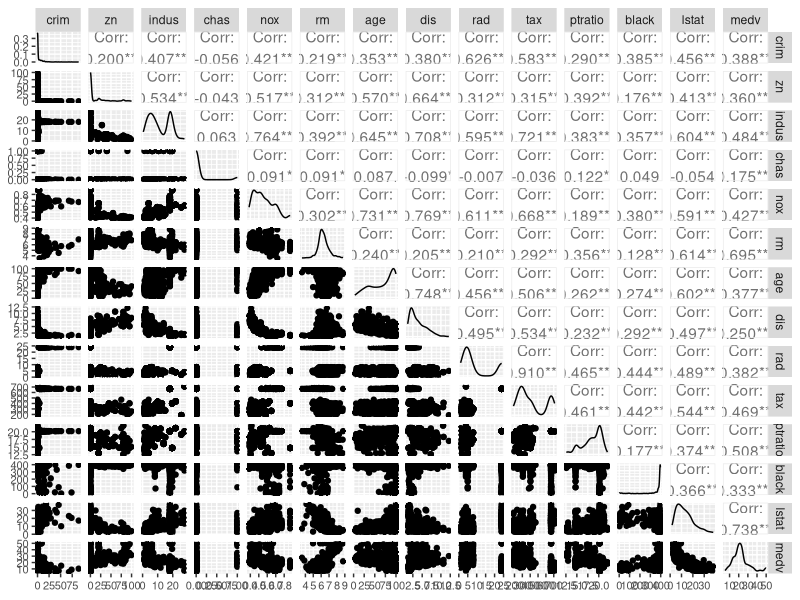
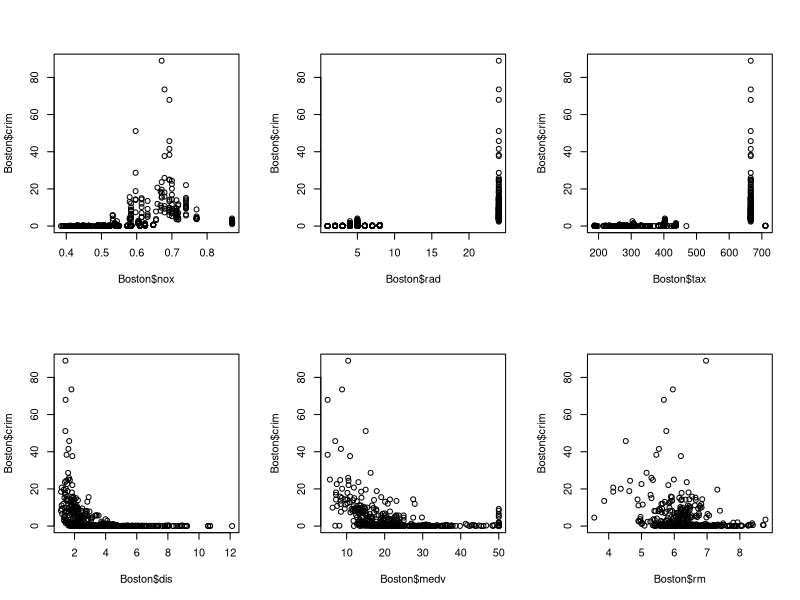

The R source for these figures, in order:
## ---- chunk 1
knitr::opts_chunk$set(echo = TRUE)
## ---- chunk 2
library(MASS)
str(Boston)
?Boston
## ---- chunk 3
library(GGally)

ggpairs(Boston) +
  theme(axis.text.y = element_text(size = 8),
        axis.text.x = element_text(size = 8))
## ---- chunk 4
par(mfrow=c(2,3))
plot(Boston$nox, Boston$crim)
plot(Boston$rad, Boston$crim)
plot(Boston$tax, Boston$crim)
plot(Boston$dis, Boston$crim)
plot(Boston$medv, Boston$crim)
plot(Boston$rm, Boston$crim)

## ---- chunk 5
library(ggplot2)
columns <- c("crim", "tax", "ptratio")
ranges <- sapply(Boston[columns], function(x){
  median_value = median(x)
  names(median_value) <- "Median"
  limits <- range(x)
  names(limits) <- c("Lower Limit", "Higher Limit")
  return(c(median_value, limits))
})
ranges
## ---- chunk 6

sum(Boston$chas == 1)

## ---- chunk 7
library(ggplot2)
min_medv <- Boston[Boston$medv == min(Boston$medv), ]
min_medv

## ---- chunk 8
print(sum(Boston$rm > 7))
print(sum(Boston$rm > 8))
## ---- chunk 9
eight_rm <- Boston[Boston$rm > 8, ]
## ---- chunk 10

ranges_rm <- sapply(eight_rm, function(x){
  median_value = median(x)
  names(median_value) <- "Median"
  limits <- range(x)
  names(limits) <- c("Lower Limit", "Higher Limit")
  return(c(median_value, limits))
})
ranges_rm

